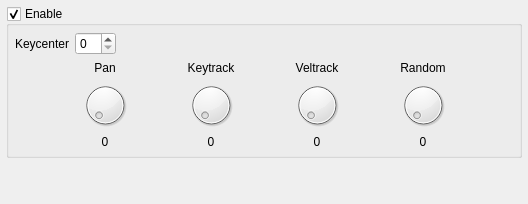
       <widget class="QWidget" name="tabPan">
        <attribute name="title">
         <string>Pan</string>
        </attribute>
        <layout class="QGridLayout" name="layPan">
         <property name="sizeConstraint">
          <enum>QLayout::SetNoConstraint</enum>
         </property>
         <property name="leftMargin">
          <number>6</number>
         </property>
         <property name="topMargin">
          <number>6</number>
         </property>
         <property name="rightMargin">
          <number>6</number>
         </property>
         <property name="bottomMargin">
          <number>6</number>
         </property>
         <item row="2" column="0" colspan="2">
          <spacer name="vspPan">
           <property name="orientation">
            <enum>Qt::Vertical</enum>
           </property>
           <property name="sizeHint" stdset="0">
            <size>
             <width>20</width>
             <height>40</height>
            </size>
           </property>
          </spacer>
         </item>
         <item row="0" column="0" colspan="2">
          <widget class="QGroupBox" name="gbxPan">
           <property name="title">
            <string>Enable</string>
           </property>
           <property name="checkable">
            <bool>true</bool>
           </property>
           <layout class="QGridLayout" name="layGbxPan">
            <property name="sizeConstraint">
             <enum>QLayout::SetNoConstraint</enum>
            </property>
            <property name="leftMargin">
             <number>6</number>
            </property>
            <property name="topMargin">
             <number>6</number>
            </property>
            <property name="rightMargin">
             <number>6</number>
            </property>
            <property name="bottomMargin">
             <number>6</number>
            </property>
            <item row="0" column="0">
             <layout class="QHBoxLayout" name="layPanKeycenter">
              <property name="sizeConstraint">
               <enum>QLayout::SetNoConstraint</enum>
              </property>
              <item>
               <widget class="QLabel" name="lblPanKeycenter">
                <property name="text">
                 <string>Keycenter</string>
                </property>
               </widget>
              </item>
              <item>
               <widget class="QSpinBox" name="sbxPanKeycenter"/>
              </item>
              <item>
               <spacer name="hspPanKeycenter">
                <property name="orientation">
                 <enum>Qt::Horizontal</enum>
                </property>
                <property name="sizeHint" stdset="0">
                 <size>
                  <width>40</width>
                  <height>20</height>
                 </size>
                </property>
               </spacer>
              </item>
             </layout>
            </item>
            <item row="1" column="0">
             <layout class="QGridLayout" name="layPanKnobs">
              <property name="sizeConstraint">
               <enum>QLayout::SetNoConstraint</enum>
              </property>
              <item row="0" column="4">
               <widget class="QLabel" name="lblPanRandom">
                <property name="text">
                 <string>Random</string>
                </property>
                <property name="alignment">
                 <set>Qt::AlignCenter</set>
                </property>
               </widget>
              </item>
              <item row="2" column="2">
               <widget class="QLabel" name="lblPanKeytrackVal">
                <property name="minimumSize">
                 <size>
                  <width>64</width>
                  <height>0</height>
                 </size>
                </property>
                <property name="text">
                 <string>0</string>
                </property>
                <property name="alignment">
                 <set>Qt::AlignCenter</set>
                </property>
               </widget>
              </item>
              <item row="2" column="1">
               <widget class="QLabel" name="lblPanVal">
                <property name="minimumSize">
                 <size>
                  <width>64</width>
                  <height>0</height>
                 </size>
                </property>
                <property name="text">
                 <string>0</string>
                </property>
                <property name="alignment">
                 <set>Qt::AlignCenter</set>
                </property>
               </widget>
              </item>
              <item row="1" column="3">
               <widget class="QDial" name="knbPanVeltrack">
                <property name="minimumSize">
                 <size>
                  <width>0</width>
                  <height>48</height>
                 </size>
                </property>
                <property name="maximumSize">
                 <size>
                  <width>16777215</width>
                  <height>48</height>
                 </size>
                </property>
               </widget>
              </item>
              <item row="1" column="1">
               <widget class="QDial" name="knbPan">
                <property name="minimumSize">
                 <size>
                  <width>0</width>
                  <height>48</height>
                 </size>
                </property>
                <property name="maximumSize">
                 <size>
                  <width>16777215</width>
                  <height>48</height>
                 </size>
                </property>
               </widget>
              </item>
              <item row="0" column="1">
               <widget class="QLabel" name="lblPan">
                <property name="text">
                 <string>Pan</string>
                </property>
                <property name="alignment">
                 <set>Qt::AlignCenter</set>
                </property>
               </widget>
              </item>
              <item row="1" column="4">
               <widget class="QDial" name="knbPanRandom">
                <property name="minimumSize">
                 <size>
                  <width>0</width>
                  <height>48</height>
                 </size>
                </property>
                <property name="maximumSize">
                 <size>
                  <width>16777215</width>
                  <height>48</height>
                 </size>
                </property>
               </widget>
              </item>
              <item row="2" column="3">
               <widget class="QLabel" name="lblPanVeltrackVal">
                <property name="minimumSize">
                 <size>
                  <width>64</width>
                  <height>0</height>
                 </size>
                </property>
                <property name="text">
                 <string>0</string>
                </property>
                <property name="alignment">
                 <set>Qt::AlignCenter</set>
                </property>
               </widget>
              </item>
              <item row="2" column="4">
               <widget class="QLabel" name="lblPanRandomVal">
                <property name="minimumSize">
                 <size>
                  <width>64</width>
                  <height>0</height>
                 </size>
                </property>
                <property name="text">
                 <string>0</string>
                </property>
                <property name="alignment">
                 <set>Qt::AlignCenter</set>
                </property>
               </widget>
              </item>
              <item row="0" column="2">
               <widget class="QLabel" name="lblPanKeytrack">
                <property name="text">
                 <string>Keytrack</string>
                </property>
                <property name="alignment">
                 <set>Qt::AlignCenter</set>
                </property>
               </widget>
              </item>
              <item row="0" column="3">
               <widget class="QLabel" name="lblPanVeltrack">
                <property name="text">
                 <string>Veltrack</string>
                </property>
                <property name="alignment">
                 <set>Qt::AlignCenter</set>
                </property>
               </widget>
              </item>
              <item row="1" column="2">
               <widget class="QDial" name="knbPanKeytrack">
                <property name="minimumSize">
                 <size>
                  <width>0</width>
                  <height>48</height>
                 </size>
                </property>
                <property name="maximumSize">
                 <size>
                  <width>16777215</width>
                  <height>48</height>
                 </size>
                </property>
               </widget>
              </item>
              <item row="1" column="0">
               <spacer name="hspPanL">
                <property name="orientation">
                 <enum>Qt::Horizontal</enum>
                </property>
                <property name="sizeHint" stdset="0">
                 <size>
                  <width>40</width>
                  <height>20</height>
                 </size>
                </property>
               </spacer>
              </item>
              <item row="1" column="5">
               <spacer name="hspPanR">
                <property name="orientation">
                 <enum>Qt::Horizontal</enum>
                </property>
                <property name="sizeHint" stdset="0">
                 <size>
                  <width>40</width>
                  <height>20</height>
                 </size>
                </property>
               </spacer>
              </item>
             </layout>
            </item>
           </layout>
          </widget>
         </item>
        </layout>
       </widget>
